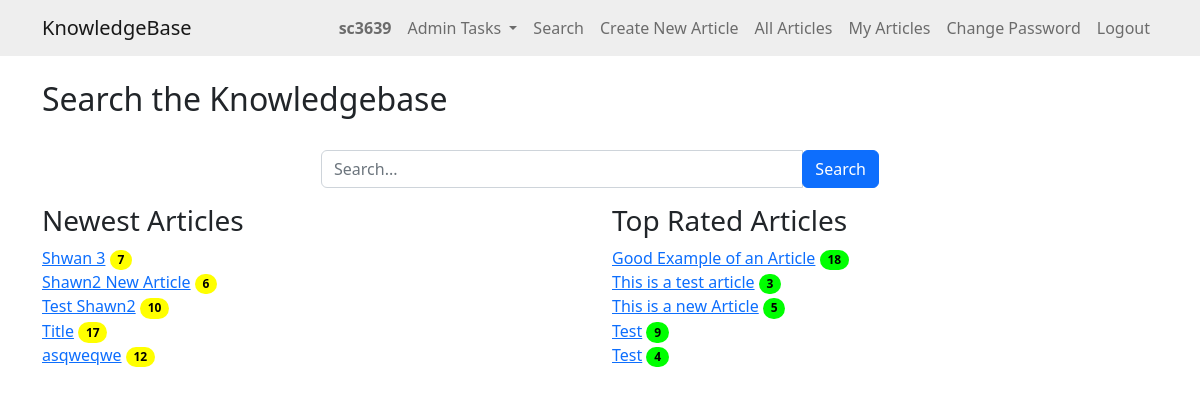
The page / (signed in) on the database as committed earlier.
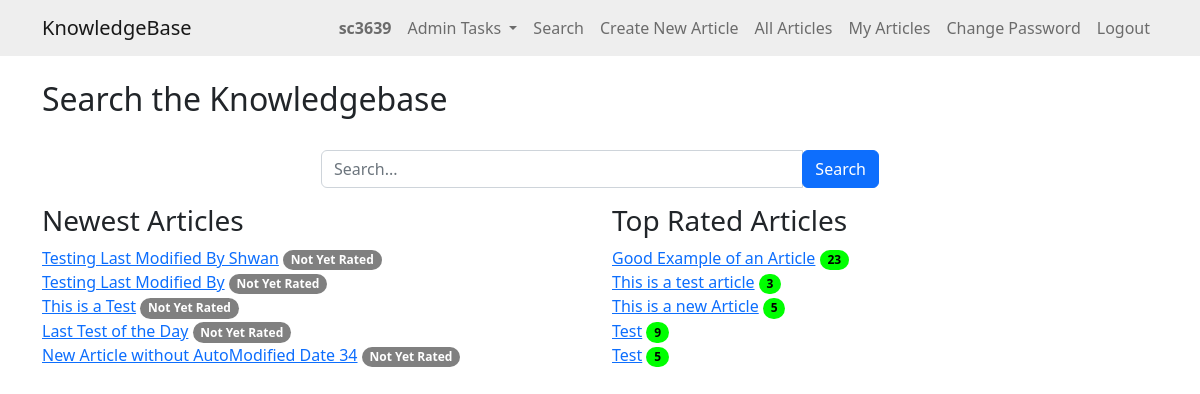
The same page on the database as committed later.
### knowledge/models.py (models this page shows)
class KBEntry(models.Model):
    title = models.CharField(max_length=255)
    article = models.TextField()
    created_by = models.ForeignKey(User, related_name="created_kb_entries", on_delete=models.SET_NULL, null=True)
    created_datetime = models.DateTimeField(auto_now_add=True)
    modified_datetime = models.DateTimeField(null=True, blank=True)
    last_modified_by = models.ForeignKey(User, related_name="modified_kb_entries", on_delete=models.SET_NULL, null=True)
    deleted_datetime = models.DateTimeField(null=True, blank=True)
    deleted_by = models.ForeignKey(User, related_name="deleted_kb_entries", on_delete=models.SET_NULL, null=True, blank=True)
    upvotes = models.ManyToManyField(User, related_name="upvoted_kb_entries", blank=True)
    downvotes = models.ManyToManyField(User, related_name="downvoted_kb_entries", blank=True)
    rating = models.FloatField(default=0.0)
    views = models.PositiveIntegerField(default=0)
    meta_data = models.ManyToManyField('Tag', blank=True)

### knowledge/views.py (the view, shortened to what this page needs)
# urls.py: path('', views.home, name='home'),
@login_required
def home(request):
    search_term = request.GET.get('search', '')
    articles = KBEntry.objects.none()  # Default to no entries
    if len(articles) < 5 or not search_term:
        newest_articles = KBEntry.objects.filter(deleted_datetime__isnull=True).order_by('-created_datetime')[:5]
        top_rated_articles = KBEntry.objects.filter(deleted_datetime__isnull=True).order_by('-rating')[:5]
    else:
        newest_articles = []
        top_rated_articles = []
    context = {
        'entries': articles,
        'newest_articles': newest_articles,
        'top_rated_articles': top_rated_articles,
        'search_term': search_term
    }
    return render(request, 'knowledge/home.html', context)

### knowledge/templates/knowledge/home.html (shortened to what this page needs)
{% extends "knowledge/base.html" %}
{% block content %}
<h2>Search the Knowledgebase</h2>
<br>
<div class="mb-3 col-md-6 offset-md-3">
    <form method="GET" class="form-inline">
        <div class="input-group">
            <input type="text" name="search" value="{{ search_term }}" placeholder="Search..." class="form-control" />
            <div class="input-group-append">
                <button type="submit" class="btn btn-primary">Search</button>
            </div>
        </div>
    </form>
</div>
{% if not entries or entries|length < 5 %}
   <div class="row">
      <div class="col-md-6">
         <h3>Newest Articles</h3>
         {% for article in newest_articles %}
            <a href="{% url 'article_detail' article.id %}">{{ article.title }}</a>
            {% if article.rating == 0.0 and article.downvotes.count == 0 %}
                        <span class="badge rounded-pill badge-norating">Not Yet Rated</span>
                    {% else %}
                        {% if article.rating >= 75 %}
                            <span class="badge rounded-pill badge-green">{{ article.views }}</span>
                        {% elif article.rating >= 50 %}
                            <span class="badge rounded-pill badge-yellow">{{ article.views }}</span>
                        {% elif article.rating >= 25 %}
                            <span class="badge rounded-pill badge-orange">{{ article.views }}</span>
                        {% else %}
                            <span class="badge rounded-pill badge-red">{{ article.views }}</span>
                        {% endif %}
            {% endif %}
            <br>
         {% endfor %}
      </div>
      <div class="col-md-6">
         <h3>Top Rated Articles</h3>
         {% for article in top_rated_articles %}
            <a href="{% url 'article_detail' article.id %}">{{ article.title }}</a>
            {% if article.rating == 0.0 and article.downvotes.count == 0 %}
                        <span class="badge rounded-pill badge-norating">Not Yet Rated</span>
                    {% else %}
                        {% if article.rating >= 75 %}
                            <span class="badge rounded-pill badge-green">{{ article.views }}</span>
                        {% elif article.rating >= 50 %}
                            <span class="badge rounded-pill badge-yellow">{{ article.views }}</span>
                        {% elif article.rating >= 25 %}
                            <span class="badge rounded-pill badge-orange">{{ article.views }}</span>
                        {% else %}
                            <span class="badge rounded-pill badge-red">{{ article.views }}</span>
                        {% endif %}
            {% endif %}
            <br>
         {% endfor %}
      </div>
   </div>
{% endif %}
{% endblock %}

Rows that differ between the two databases and show on the page:
no longer on this page (row edited): KBEntry: title "Shwan 3", views "7", shown under "Newest Articles"
no longer on this page (row edited): KBEntry: title "Shawn2 New Article", views "6", shown under "Newest Articles"
no longer on this page (row edited): KBEntry: title "Test Shawn2", views "10", shown under "Newest Articles"
no longer on this page (row edited): KBEntry: title "Title", views "17", shown under "Newest Articles"
no longer on this page (row edited): KBEntry: title "asqweqwe", views "12", shown under "Newest Articles"
added KBEntry: title "Testing Last Modified By Shwan", rating "Not Yet Rated", shown under "Newest Articles"
added KBEntry: title "Testing Last Modified By", rating "Not Yet Rated", shown under "Newest Articles"
added KBEntry: title "This is a Test", rating "Not Yet Rated", shown under "Newest Articles"
added KBEntry: title "Last Test of the Day", rating "Not Yet Rated", shown under "Newest Articles"
added KBEntry: title "New Article without AutoModified Date 34", rating "Not Yet Rated", shown under "Newest Articles"
changed KBEntry "Good Example of an Article": views "18" → "23"
changed KBEntry (number 10 of 10 on the later page): views "4" → "5"
